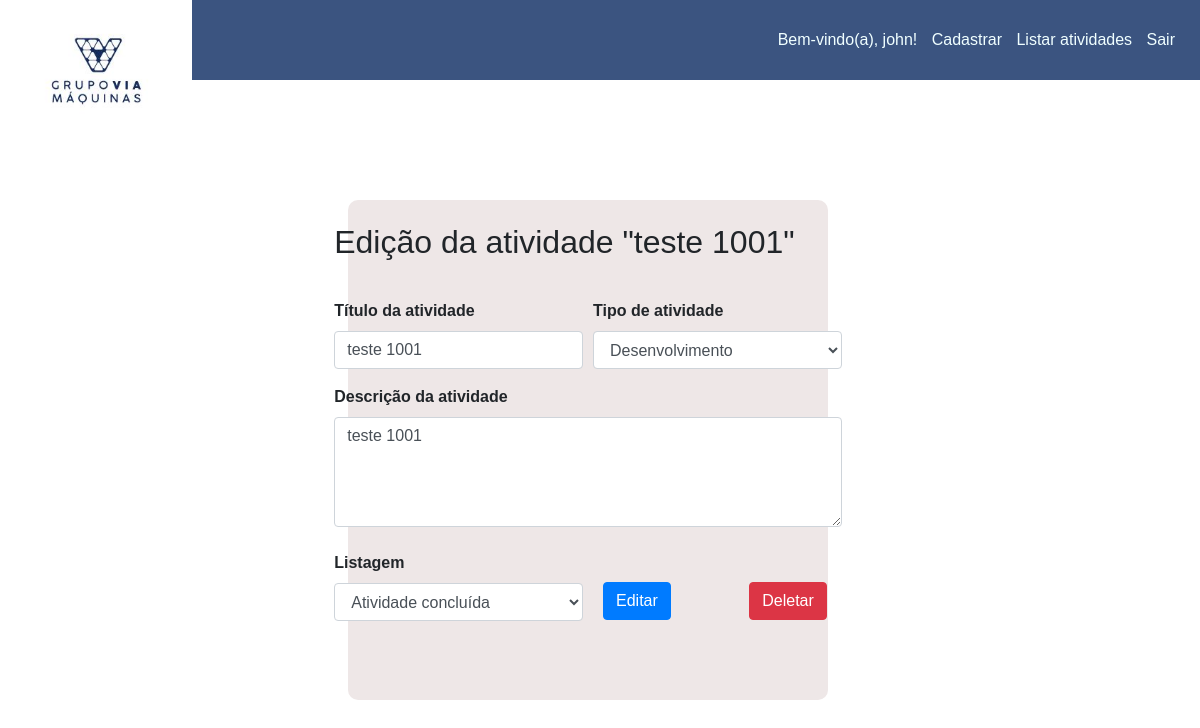
The page /editaAtividade.php?id=34 (signed in) on the database its author committed.
### tables this page shows
CREATE TABLE IF NOT EXISTS `atividades` (
  `titulo` varchar(100) NOT NULL,
  `descricao` varchar(200) NOT NULL,
  `tipo` int(11) NOT NULL,
  `listagem` int(11) NOT NULL,
  `id` int(11) unsigned NOT NULL AUTO_INCREMENT,
  PRIMARY KEY (`id`)
);

### editaAtividade.php (the view, shortened to what this page needs)
<?php
      if(!empty($_GET['id'])){
            $id = $_GET['id'];
              $conexao = mysqli_connect('localhost', 'root', '12345', 'controle_atividades');
              $sql = "SELECT * FROM atividades WHERE id = '$id'";
              $result = $conexao->query($sql);
              if($result->num_rows >0){
                  while($user_data = mysqli_fetch_assoc($result)){
                      $titulo = $user_data['titulo'];
                      $descricao = $user_data['descricao'];
                      $tipo = $user_data['tipo'];
                      $listagem = $user_data['listagem'];
                  }
              }else{
                  header("Location:listar_atv_conclu.php");
              }
      }
  ?>
<!DOCTYPE html>
<html lang="pt-br">
      <head>
          <link rel="stylesheet" href="https://stackpath.bootstrapcdn.com/bootstrap/4.1.3/css/bootstrap.min.css">
          <link rel="stylesheet" href="estilo2.css" type="text/css">
      </head>
<body>
        <nav>
          <a  href="listar_atv_conclu.php">	<img class="logo" src="vm.png" alt="Logo do Grupo"></a>
            <ul>
                <li style="color:azure;"><?php echo "Bem-vindo(a), " . $_SESSION['nome'] . '!'; ?></li>
                <li><a style="color:azure; text-transform:capitalize;" href="cadastro_atividades.php">Cadastrar</a></li>
                <li><div class="dropdown">
                        <span style="color:azure;">Listar atividades</span>
                    </div></li>
                <li><a style="color:azure; text-transform:capitalize;" href="?deslogar">Sair</a></li>
            </ul>
        </nav>
<main>
    <div>
      <div><h2 style="padding-bottom:30px;">Edição da atividade "<?php echo $titulo;  ?>"</h2></div>
        <form name="form_update_atividades" action="update_atividades.php" method="POST">
             <div class="form-row">
                 <div class="form-group col-md-6">
                    <label for="titulo_edicao"><b>Título da atividade</b></label>
                    <input name="titulo" id="titulo_edicao" autocomplete="off" type="text" class="form-control" value="<?php echo $titulo;  ?>"  placeholder="Ex.: Um título qualquer">
                 </div>
                <div class="form-group col-md-6">
                     <label for="inputTipo_atividade"><b>Tipo de atividade</b></label>
                           <select name="tipo_atividade" class="form-control">
                              <option selected><?php
                              if($tipo == "1"){
                                echo("Desenvolvimento");
                            }elseif($tipo == "2"){
                                echo ("Atendimento");
                            } elseif($tipo == "3"){
                                echo ("Manutenção");
                            } elseif($tipo == "4"){
                                echo ("Manutenção Urgente");
                            } else{
                                echo ("inválido");
                            }
                              ?></option>
                           </select>
                </div>
             </div>
              <div class="mb-4">
                        <label for="descricao_edicao" class="form-label"><b>Descrição da atividade</b></label>
                        <textarea type="input" id="descricao_edicao" class="form-control" name="descricao" rows="4"><?php echo $descricao;
     ?></textarea>
              </div>
        <div class="form-row">
            <div class="form-group col-md-6">
                        <label for="inputListagem"><b>Listagem</b></label>
                            <select name="listagem" class="form-control">
                            <option selected><?php
                              if($listagem == "0"){
                                echo("Atividade concluída");
                            }else{
                              echo ("Atividade aberta");
                            }
                              ?></option>
                            </select>
            </div>
            <div class="form-group col-md-3">
              <input type="submit" onclick="return validacao_edicao()" style="margin-top:31px; margin-left:10px;" class="btn btn-primary" value="Editar">
            </div>
        </div>
      </form>
      <form  name="form_delete_atividades" action="delete_atividades.php" method="POST">
            <div class="form-group col-md-3">
          <?php
              if($tipo == 4){
                  echo '<input type="submit" disabled style=" margin-top: -98px; margin-left:400px;"  class="btn btn-danger"  value="Deletar">';
              }else{
                  echo '<input type="submit" style=" margin-top: -98px; margin-left:400px;"  class="btn btn-danger"  value="Deletar">';
              }
          ?>
            </div>
            </form>
    </div>
</main>
</body>
</html>

### estilo2.css (style rules this page uses)
* { padding: 0; margin: 0; text-decoration: none; list-style: none; box-sizing: border-box; }
body { font-family: Arial, Helvetica, sans-serif; background-repeat: no-repeat; background-image: url('../Trabalho/bg2.png'); }
nav { background: #3b5480; height: 80px; width: 100%; }
.logo { width: 16%; }
nav ul { float: right; margin-right: 20px; color: white; }
nav ul li { display: inline-block; line-height: 80px; margin: 0 5px; }
main { background: rgb(238, 231, 231); height: 500px; width: 40%; margin-top: 10%; margin-left: 29%; padding: 0px; display: flex; justify-content: center; align-items: center; border-radius: 10px; }

### editaAtividade.php (style rules this page uses)
.dropdown { position: relative; }

### rows shown on the page
atividades: titulo "teste 1001", tipo_atividade "Desenvolvimento", descricao "teste 1001", listagem "Atividade concluída"

### other values the page prints
$_SESSION['nome'] "john"
